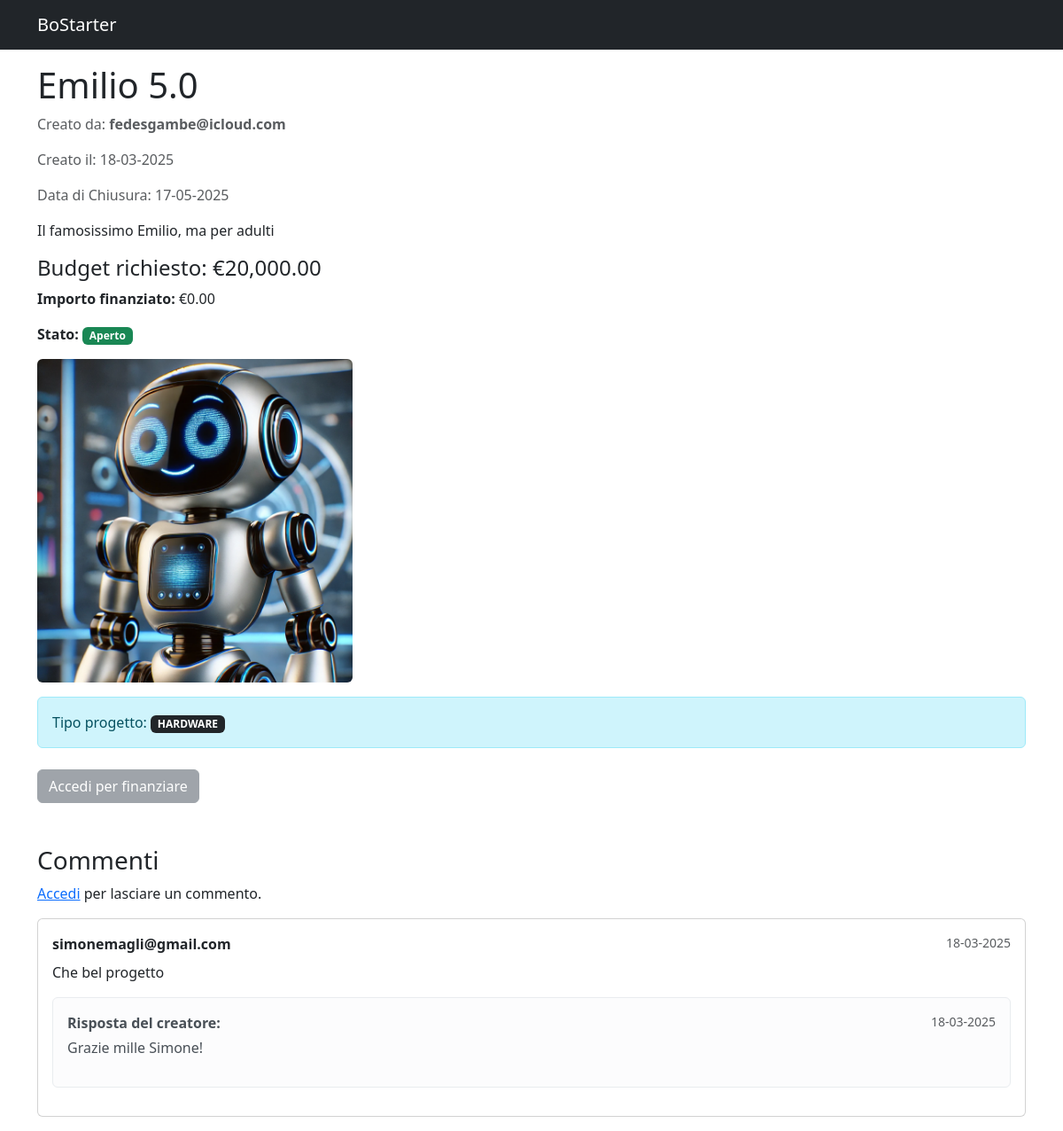
Screenshot of /Sito/progetto.php?nome_progetto=Emilio+5.0 with the database file from the repository.
### tables this page shows
CREATE TABLE PROGETTO (
    nome VARCHAR(255) PRIMARY KEY,
    descrizione TEXT NOT NULL,
    data_inserimento DATE NOT NULL,
    email_creatore VARCHAR(255) NOT NULL,
    budget FLOAT NOT NULL CHECK (budget > 0),
    data_limite DATE NOT NULL,
    stato ENUM('aperto', 'chiuso') NOT NULL DEFAULT 'aperto',
    FOREIGN KEY (email_creatore) REFERENCES UTENTE_CREATORE(email_utente_creat) ON DELETE CASCADE
) ENGINE "INNODB";

CREATE TABLE RISPOSTA_COMMENTO (
    id_commento INT,
    email_creatore VARCHAR(255),
    data_risposta DATE NOT NULL,
    testo TEXT NOT NULL,
    PRIMARY KEY (id_commento, email_creatore),
    FOREIGN KEY (id_commento) REFERENCES COMMENTO(id) ON DELETE CASCADE,
    FOREIGN KEY (email_creatore) REFERENCES UTENTE_CREATORE(email_utente_creat) ON DELETE CASCADE
);

CREATE TABLE COMMENTO (
    id INT AUTO_INCREMENT PRIMARY KEY,
    email_utente VARCHAR(255) NOT NULL,
    nome_progetto VARCHAR(255) NOT NULL,
    data_commento DATE NOT NULL,
    testo TEXT NOT NULL,
    FOREIGN KEY (email_utente) REFERENCES UTENTE(email) ON DELETE CASCADE,
    FOREIGN KEY (nome_progetto) REFERENCES PROGETTO(nome) ON DELETE CASCADE
) ENGINE "INNODB";

### Sito/progetto.php (the view, shortened to what this page needs)
<?php
require 'session.php';
$nome_progetto = $_GET['nome_progetto'];
$loggedIn = isset($_SESSION['email']);
try {
    $stmt = $pdo->prepare("
        SELECT P.*,
            COALESCE(
                (SELECT 'hardware' FROM PROGETTO_HARDWARE H WHERE H.nome_progetto = P.nome),
                (SELECT 'software' FROM PROGETTO_SOFTWARE S WHERE S.nome_progetto = P.nome),
                'undefined'
            ) AS tipo_progetto
        FROM PROGETTO P
        WHERE P.nome = :nome
    ");
    $stmt->execute(['nome' => $nome_progetto]);
    $progetto = $stmt->fetch(PDO::FETCH_ASSOC);
    $stmtImg = $pdo->prepare("SELECT foto_url FROM FOTO_PROGETTO WHERE nome_progetto = :nome");
    $stmtImg->execute(['nome' => $nome_progetto]);
    $immagini = $stmtImg->fetchAll(PDO::FETCH_ASSOC);
    $stmtFinanziamenti = $pdo->prepare("SELECT SUM(importo) AS totale_finanziato FROM FINANZIAMENTO WHERE nome_progetto = :nome");
    $stmtFinanziamenti->execute(['nome' => $nome_progetto]);
    $totale_finanziato = $stmtFinanziamenti->fetch(PDO::FETCH_ASSOC)['totale_finanziato'] ?? 0;
    $budget_raggiunto = $totale_finanziato >= $progetto['budget'];
    $progetto_chiuso = $progetto['stato'] === 'chiuso';
    $stmtCommenti = $pdo->prepare("
        SELECT C.id, C.email_utente, C.data_commento, C.testo,
               R.testo AS risposta, R.data_risposta, R.email_creatore
        FROM COMMENTO C
        LEFT JOIN RISPOSTA_COMMENTO R ON C.id = R.id_commento
        WHERE C.nome_progetto = :nome
        ORDER BY C.data_commento DESC
    ");
    $stmtCommenti->execute(['nome' => $nome_progetto]);
    $commenti = $stmtCommenti->fetchAll(PDO::FETCH_ASSOC);
} catch (Exception $e) {
    echo "<p style='color: red; text-align: center;'>Errore: " . htmlspecialchars($e->getMessage()) . "</p>";
}
?>
<!DOCTYPE html>
<html lang="it">
<head>
    <link href="https://cdn.jsdelivr.net/npm/bootstrap@5.3.0/dist/css/bootstrap.min.css" rel="stylesheet">
</head>
<body>
<nav class="navbar navbar-expand-lg navbar-dark bg-dark fixed-top">
    <div class="container">
        <a class="navbar-brand" href="index.php">BoStarter</a>
    </div>
</nav>
<div class="container mt-5 pt-4">
    <h1><?php echo htmlspecialchars($progetto['nome']); ?></h1>
    <p class="text-muted">Creato da: <strong><?php echo htmlspecialchars($progetto['email_creatore']); ?></strong></p>
    <p class="text-muted">Creato il: <?php echo date("d-m-Y", strtotime($progetto['data_inserimento'])); ?></p>
    <p class="text-muted">Data di Chiusura: <?php echo date("d-m-Y", strtotime($progetto['data_limite'])); ?></p>
    <p><?php echo nl2br(htmlspecialchars($progetto['descrizione'])); ?></p>
    <h4>Budget richiesto: €<?php echo number_format($progetto['budget'], 2); ?></h4>
    <p><strong>Importo finanziato:</strong> €<?php echo number_format($totale_finanziato, 2); ?></p>
    <p><strong>Stato:</strong> <span class="badge <?php echo $progetto_chiuso ? 'bg-danger' : 'bg-success'; ?>">
    <?php echo $progetto_chiuso ? 'Chiuso' : 'Aperto'; ?>
    </span></p>
    <div class="row">
        <?php foreach ($immagini as $img): ?>
            <div class="col-md-4 mb-3">
                <img src="<?php echo htmlspecialchars($img['foto_url']); ?>" class="img-fluid rounded" alt="Immagine progetto">
            </div>
        <?php endforeach; ?>
    </div>
    <div class="alert alert-info mb-4">
        Tipo progetto:
        <span class="badge bg-dark">
        <?php echo strtoupper(htmlspecialchars($progetto['tipo_progetto'])) ?>
    </span>
    </div>
    <div class="mt-4">
        <?php if ($loggedIn && !$budget_raggiunto && !$progetto_chiuso): ?>
            <a href="finanzia.php?nome_progetto=<?php echo urlencode($progetto['nome']); ?>"
               class="btn btn-primary me-2">
                Finanzia il Progetto
            </a>
            <?php if ($progetto['tipo_progetto'] === 'software'): ?>
                <a href="partecipa.php?nome_progetto=<?php echo urlencode($progetto['nome']); ?>"
                   class="btn btn-success">
                    Partecipa al Progetto
                </a>
            <?php endif; ?>
        <?php elseif (!$loggedIn): ?>
            <button class="btn btn-secondary me-2" disabled>Accedi per finanziare</button>
        <?php endif; ?>
    </div>
    <div class="mt-5">
        <h3>Commenti</h3>
        <?php if ($loggedIn): ?>
            <form action="" method="POST" class="mb-4">
                <textarea class="form-control" name="nuovo_commento" rows="3" required placeholder="Inserisci il tuo commento..."></textarea>
                <button type="submit" class="btn btn-primary mt-2">Invia Commento</button>
            </form>
        <?php else: ?>
            <p><a href="login.html">Accedi</a> per lasciare un commento.</p>
        <?php endif; ?>
        <?php if (empty($commenti)): ?>
            <div class="alert alert-info">Nessun commento presente. Sii il primo a commentare!</div>
        <?php else: ?>
            <?php foreach ($commenti as $commento): ?>
                <div class="card mb-3">
                    <div class="card-body">
                        <div class="d-flex justify-content-between">
                            <strong><?php echo htmlspecialchars($commento['email_utente']); ?></strong>
                            <small class="text-muted"><?php echo date("d-m-Y", strtotime($commento['data_commento'])); ?></small>
                        </div>
                        <p class="mt-2"><?php echo nl2br(htmlspecialchars($commento['testo'])); ?></p>
                        <?php if ($commento['risposta']): ?>
                            <div class="alert alert-light mt-3">
                                <div class="d-flex justify-content-between">
                                    <strong>Risposta del creatore:</strong>
                                    <small class="text-muted"><?php echo date("d-m-Y", strtotime($commento['data_risposta'])); ?></small>
                                </div>
                                <p class="mt-1"><?php echo nl2br(htmlspecialchars($commento['risposta'])); ?></p>
                            </div>
                        <?php endif; ?>
                    </div>
                </div>
            <?php endforeach; ?>
        <?php endif; ?>
    </div>
</div>
</body>
</html>

### rows the page displays
progetto: nome "Emilio 5.0", email_creatore "fedesgambe@icloud.com", data_inserimento "18-03-2025", data_limite "17-05-2025", descrizione "Il famosissimo Emilio, ma per adulti", budget "20,000.00"
risposta_commento: id_commento.email_utente "simonemagli@gmail.com", id_commento.data_commento "18-03-2025", id_commento.testo "Che bel progetto", data_risposta "18-03-2025", testo "Grazie mille Simone!"

### other values shown
$totale_finanziato "0.00"
$progetto['tipo_progetto'] "HARDWARE"
